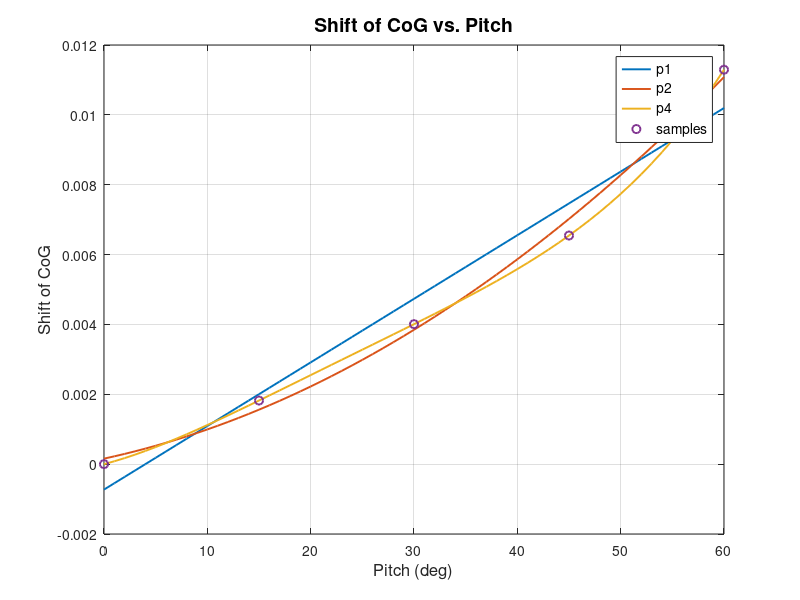

Recreate this plot in MATLAB.
clc

Lh = 0.2;
pitch = [0 15 30 45 60];
Tf = [2.75 2.72 2.69 2.66 2.59];
Tb = [2.75 2.77 2.8 2.84 2.9];

for i = 1 : length(pitch)
    shift(i) = Lh*(1-Tf(i)/Tb(i))/(1+Tf(i)/Tb(i));
end

p1 = polyfit(pitch, shift, 1); % Linear fit
p2 = polyfit(pitch, shift, 2); % Quadratic fit
p3 = polyfit(pitch, shift, 4); % Quadratic fit
x = 0:1:60;
y_fit1 = polyval(p1, x);
y_fit2 = polyval(p2, x);
y_fit3 = polyval(p3, x);

lineWidth = 1.4;
figure
plot(x, y_fit1, 'LineWidth', lineWidth)
hold on
plot(x, y_fit2, 'LineWidth', lineWidth)
hold on
plot(x, y_fit3, 'LineWidth', lineWidth)
hold on
plot(pitch, shift, 'o', 'LineWidth', lineWidth)
xlabel('Pitch (deg)', 'FontSize', 12)
ylabel('Shift of CoG', 'FontSize', 12)
title('Shift of CoG vs. Pitch', 'FontSize', 14)
legend("p1", "p2", "p4", "samples", "Location", "best", 'FontSize', 10)
grid on
